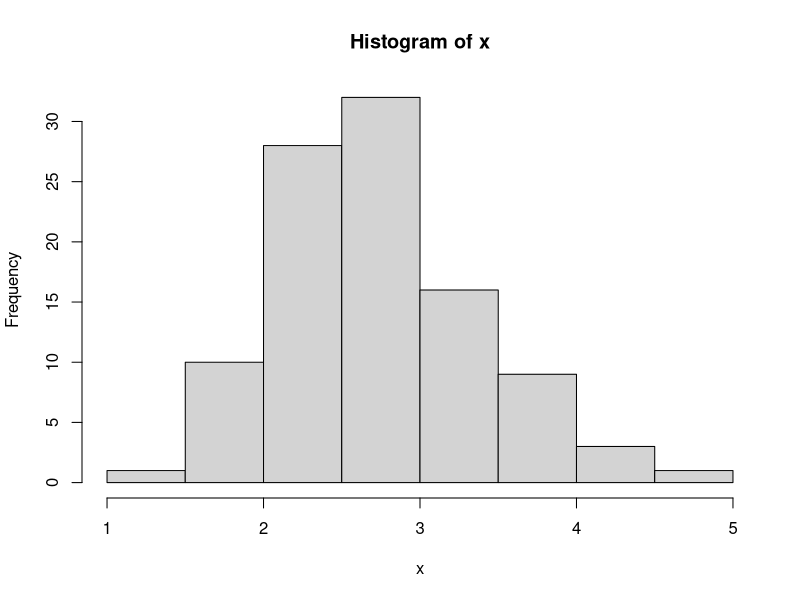
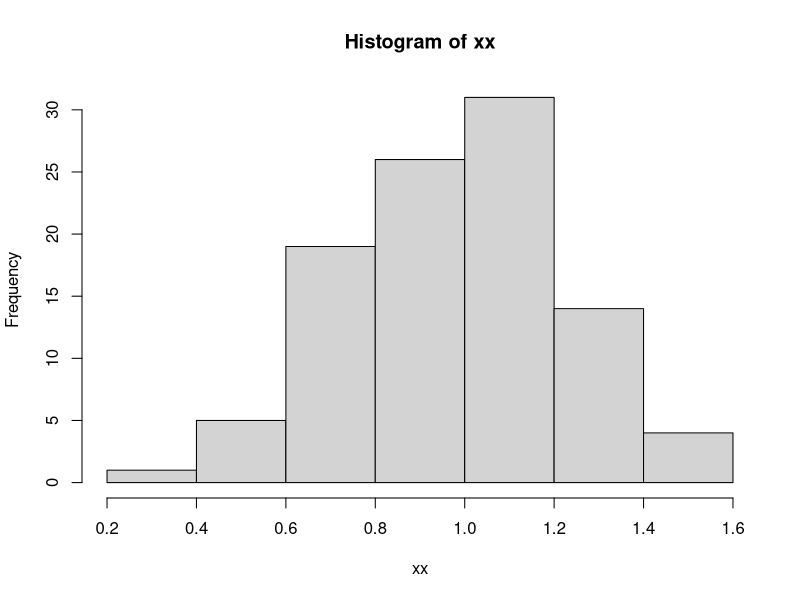

R code for these plots, in order:
## ---- chunk 1
x<-rlnorm(n=100,1,0.25)
hist(x)
## ---- chunk 2

xx<-log(x)
hist(xx)

## ---- chunk 3
mean(x)

var(x)
